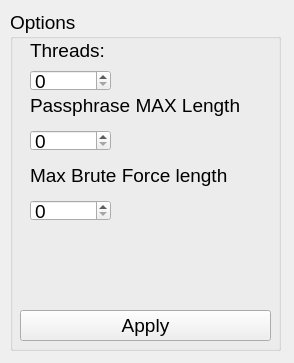
<?xml version="1.0" encoding="UTF-8"?>
<ui version="4.0">
 <class>Form</class>
 <widget class="QWidget" name="Form">
  <property name="geometry">
   <rect>
    <x>0</x>
    <y>0</y>
    <width>294</width>
    <height>363</height>
   </rect>
  </property>
  <property name="windowTitle">
   <string>Form</string>
  </property>
  <widget class="QGroupBox" name="OptionsGroup">
   <property name="geometry">
    <rect>
     <x>10</x>
     <y>10</y>
     <width>271</width>
     <height>341</height>
    </rect>
   </property>
   <property name="font">
    <font>
     <pointsize>14</pointsize>
    </font>
   </property>
   <property name="title">
    <string>Options</string>
   </property>
   <widget class="QLabel" name="threadLbl">
    <property name="geometry">
     <rect>
      <x>20</x>
      <y>30</y>
      <width>81</width>
      <height>21</height>
     </rect>
    </property>
    <property name="text">
     <string>Threads:</string>
    </property>
   </widget>
   <widget class="QSpinBox" name="threadCountSpin">
    <property name="geometry">
     <rect>
      <x>20</x>
      <y>60</y>
      <width>81</width>
      <height>21</height>
     </rect>
    </property>
   </widget>
   <widget class="QLabel" name="passphraseLengthLbl">
    <property name="geometry">
     <rect>
      <x>20</x>
      <y>80</y>
      <width>211</width>
      <height>31</height>
     </rect>
    </property>
    <property name="text">
     <string>Passphrase MAX Length:</string>
    </property>
   </widget>
   <widget class="QSpinBox" name="passphraseMaxLenSpin">
    <property name="geometry">
     <rect>
      <x>20</x>
      <y>120</y>
      <width>81</width>
      <height>21</height>
     </rect>
    </property>
   </widget>
   <widget class="QLabel" name="maxBruteForceLenLbl">
    <property name="geometry">
     <rect>
      <x>20</x>
      <y>150</y>
      <width>211</width>
      <height>31</height>
     </rect>
    </property>
    <property name="text">
     <string>Max Brute Force length</string>
    </property>
   </widget>
   <widget class="QSpinBox" name="bruteForceMaxSpin">
    <property name="geometry">
     <rect>
      <x>20</x>
      <y>190</y>
      <width>81</width>
      <height>21</height>
     </rect>
    </property>
   </widget>
   <widget class="QPushButton" name="applyOptionsBtn">
    <property name="geometry">
     <rect>
      <x>10</x>
      <y>300</y>
      <width>251</width>
      <height>31</height>
     </rect>
    </property>
    <property name="text">
     <string>Apply</string>
    </property>
   </widget>
  </widget>
 </widget>
 <resources/>
 <connections/>
</ui>
